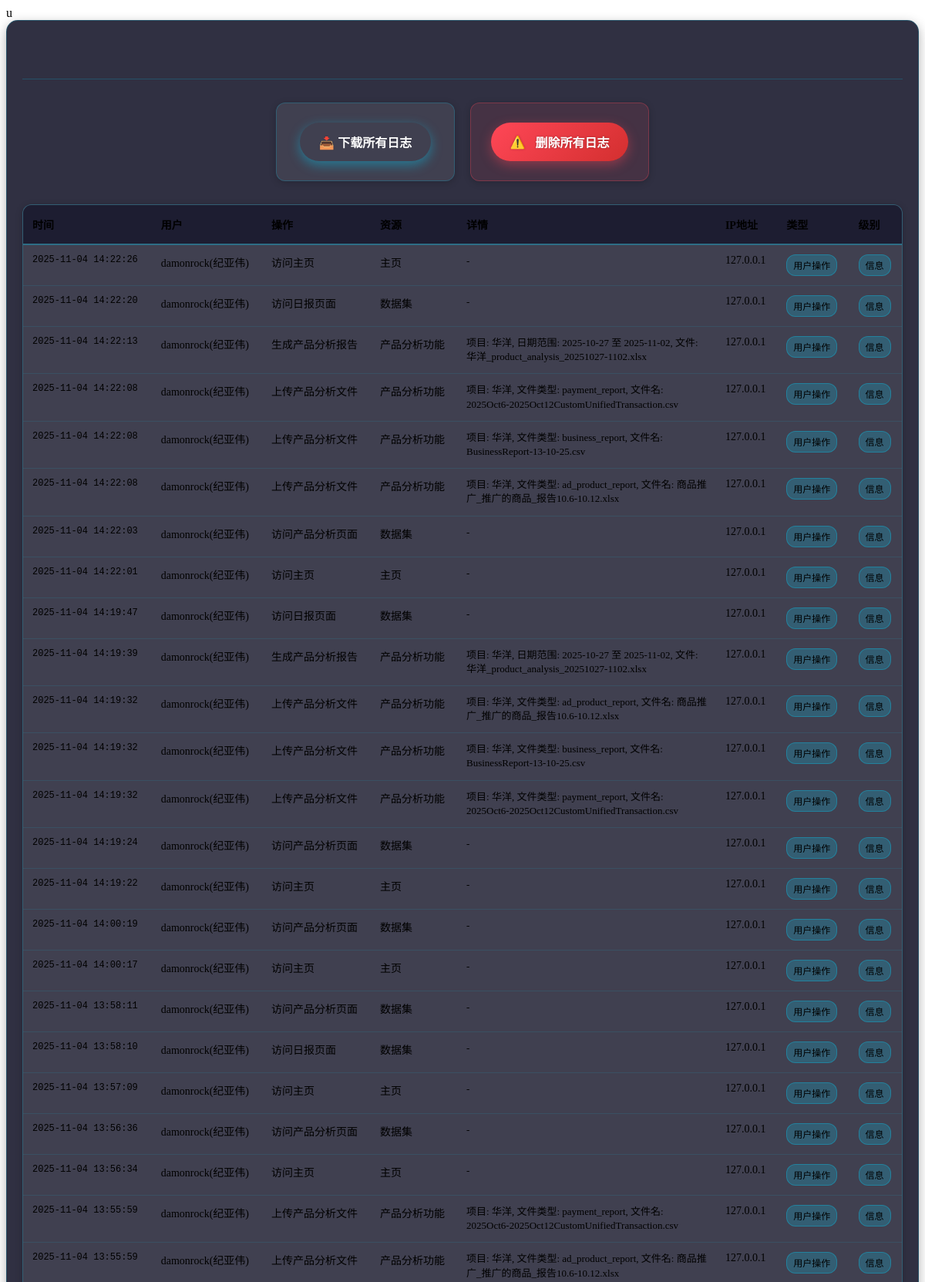
The page /admin/logs (signed in, upper part) on the database its author committed.
### tables this page shows
CREATE TABLE "logs" (
                id INTEGER PRIMARY KEY AUTOINCREMENT,
                timestamp DATETIME DEFAULT (datetime('now', '+8 hours')),
                user_id INTEGER,
                username VARCHAR(50),
                action VARCHAR(100) NOT NULL,
                resource VARCHAR(100),
                details TEXT,
                ip_address VARCHAR(45),
                user_agent TEXT,
                log_type VARCHAR(20) DEFAULT 'user',
                level VARCHAR(10) DEFAULT 'info',
                FOREIGN KEY (user_id) REFERENCES users (id)
            );

### routes/admin.py (the view)
@admin_bp.route('/logs')
@login_required
@admin_required
def view_logs():
    from core.database import get_logs
    log_type = request.args.get('type', '')
    level = request.args.get('level', '')
    limit = int(request.args.get('limit', 100))
    logs = get_logs(
        limit=limit,
        log_type=log_type if log_type else None,
        level=level if level else None
    )
    return render_template('admin/logs_embed.html', logs=logs,
                         current_type=log_type, current_level=level, limit=limit)

### core/auth.py (called while the page is built, shortened)
def is_logged_in():
    return 'username' in session

def login_required(f):
    from functools import wraps
    @wraps(f)
    def decorated_function(*args, **kwargs):
        if not is_logged_in():
            return redirect(url_for('auth.login', next=request.url))
        return f(*args, **kwargs)
    return decorated_function

def admin_required(f):
    from functools import wraps
    @wraps(f)
    def decorated_function(*args, **kwargs):
        if not is_logged_in():
            return redirect(url_for('auth.login', next=request.url))
        return f(*args, **kwargs)
    return decorated_function

### core/database.py (called while the page is built)
def get_logs(limit=100, log_type=None, level=None, user_id=None):
    conn = get_db_connection()
    cursor = conn.cursor()
    query = "SELECT * FROM logs WHERE 1=1"
    params = []
    if log_type:
        query += " AND log_type = ?"
        params.append(log_type)
    if level:
        query += " AND level = ?"
        params.append(level)
    if user_id:
        query += " AND user_id = ?"
        params.append(user_id)
    query += " ORDER BY timestamp DESC LIMIT ?"
    params.append(limit)
    try:
        cursor.execute(query, params)
        logs = cursor.fetchall()
        return logs
    except Exception as e:
        print(f"获取日志失败: {e}")
        return []
    finally:
        conn.close()

### core/database_config.py (called while the page is built)
def get_db_connection():
    conn = sqlite3.connect(DB_PATH)
    conn.execute(f"PRAGMA temp_store = 2")  # 使用临时内存存储
    conn.execute("PRAGMA journal_mode = WAL")  # 使用WAL模式提高并发性能
    def beijing_now():
        """返回当前北京时间"""
        return datetime.strftime(datetime.now(), '%Y-%m-%d %H:%M:%S')
    conn.create_function("beijing_now", 0, beijing_now)
    conn.row_factory = sqlite3.Row  # 使结果可以通过列名访问
    return conn

### templates/admin/logs_embed.html (shortened to what this page needs)
u<div class="logs-management-embed">
    <div class="section-header">
        <h2> 系统日志</h2>
    </div>
    <div class="logs-actions-container">
        <div class="action-card">
            <button id="download-logs-btn" class="download-logs-btn">📥 下载所有日志</button>
        </div>
        <div class="action-card danger-zone">
            <button id="delete-all-logs-btn" class="delete-all-logs-btn">删除所有日志</button>
        </div>
    </div>
    <div class="logs-table-container">
        <table class="logs-table">
            <thead>
                <tr>
                    <th>时间</th>
                    <th>用户</th>
                    <th>操作</th>
                    <th>资源</th>
                    <th>详情</th>
                    <th>IP地址</th>
                    <th>类型</th>
                    <th>级别</th>
                </tr>
            </thead>
            <tbody>
                {% for log in logs %}
                <tr>
                    <td class="timestamp">{{ log.timestamp }}</td>
                    <td>{{ log.username or '-' }}</td>
                    <td>{{ log.action }}</td>
                    <td>{{ log.resource or '-' }}</td>
                    <td class="log-details">{{ log.details or '-' }}</td>
                    <td>{{ log.ip_address or '-' }}</td>
                    <td>
                        <span class="log-type-badge log-type-{{ log.log_type }}">
                            {{ {
                                'user': '用户操作',
                                'system': '系统事件',
                                'security': '安全事件'
                            }.get(log.log_type, log.log_type) }}
                        </span>
                    </td>
                    <td>
                        <span class="log-level-badge log-level-{{ log.level }}">
                            {{ {
                                'debug': '调试',
                                'info': '信息',
                                'warning': '警告',
                                'error': '错误',
                                'critical': '严重'
                            }.get(log.level, log.level) }}
                        </span>
                    </td>
                </tr>
                {% endfor %}
            </tbody>
        </table>
    </div>
</div>

### templates/admin/logs_embed.html (style rules this page uses)
.logs-management-embed { padding: 20px; background: rgba(26, 26, 46, 0.9); border: 1px solid rgba(0, 212, 255, 0.2); border-radius: 15px; box-shadow: 0 5px 15px rgba(0, 0, 0, 0.3); position: relative; }
.section-header { display: flex; justify-content: flex-start; align-items: center; margin-bottom: 30px; padding-bottom: 20px; border-bottom: 1px solid rgba(0, 212, 255, 0.2); }
.section-header h2 { color: var(--text-primary); margin: 0; font-size: 24px; font-weight: 600; background: linear-gradient(135deg, var(--neon-blue) 0%, var(--neon-purple) 100%); -webkit-background-clip: text; -webkit-text-fill-color: transparent; background-clip: text; display: flex; align-items: center; gap: 12px; }
.logs-actions-container { display: flex; gap: 20px; align-items: center; justify-content: center; margin-bottom: 30px; }
.action-card { background: rgba(255, 255, 255, 0.08); border-radius: 12px; padding: 25px; box-shadow: 0 2px 10px rgba(0, 0, 0, 0.2); border: 1px solid rgba(0, 212, 255, 0.2); text-align: center; min-width: 180px; }
.action-card.danger-zone { border: 1px solid rgba(255, 71, 87, 0.3); background: rgba(255, 71, 87, 0.1); }
.download-logs-btn { padding: 15px 25px; background: linear-gradient(135deg, var(--neon-blue) 0%, var(--neon-purple) 100%); color: white; border: none; border-radius: 25px; cursor: pointer; font-weight: 600; font-size: 16px; transition: all var(--transition-normal) ease; box-shadow: 0 5px 15px rgba(0, 212, 255, 0.4); display: inline-flex; align-items: center; gap: 8px; text-shadow: 0 0 2px rgba(0, 0, 0, 0.2); height: 50px; box-sizing: border-box; white-space: nowrap; }
.delete-all-logs-btn { padding: 15px 25px; background: linear-gradient(135deg, #ff4757 0%, #d32f2f 100%); color: white; border: none; border-radius: 25px; cursor: pointer; font-weight: 700; font-size: 16px; transition: all var(--transition-normal) ease; box-shadow: 0 5px 15px rgba(255, 71, 87, 0.4); display: inline-flex; align-items: center; gap: 8px; text-shadow: 0 0 3px rgba(0, 0, 0, 0.3); height: 50px; box-sizing: border-box; white-space: nowrap; position: relative; }
.delete-all-logs-btn::before { content: "⚠️"; margin-right: 5px; animation: pulse 2s infinite; }
.logs-table-container { background: rgba(255, 255, 255, 0.08); border-radius: 12px; overflow: hidden; box-shadow: 0 2px 10px rgba(0, 0, 0, 0.2); border: 1px solid rgba(0, 212, 255, 0.2); margin-bottom: 30px; }
.logs-table { width: 100%; border-collapse: collapse; font-size: 14px; }
.logs-table th { background: rgba(26, 26, 46, 0.9); padding: 15px 12px; text-align: left; font-weight: 600; color: var(--neon-blue); position: sticky; top: 0; z-index: 10; border-bottom: 2px solid rgba(0, 212, 255, 0.3); }
.logs-table td { padding: 12px; border-bottom: 1px solid rgba(0, 212, 255, 0.1); vertical-align: top; color: var(--text-primary); }
.logs-table tbody tr { transition: background-color 0.2s ease; }
.log-level-badge { display: inline-block; padding: 4px 8px; border-radius: 12px; font-size: 12px; font-weight: 500; text-transform: uppercase; }
.log-level-info { background: rgba(0, 212, 255, 0.2); color: var(--neon-blue); border: 1px solid rgba(0, 212, 255, 0.3); }
.log-type-badge { display: inline-block; padding: 4px 8px; border-radius: 12px; font-size: 12px; font-weight: 500; }
.log-type-user { background: rgba(0, 212, 255, 0.2); color: var(--neon-blue); border: 1px solid rgba(0, 212, 255, 0.3); }
.log-details { max-width: 300px; word-wrap: break-word; font-size: 13px; line-height: 1.4; }
.timestamp { font-family: 'Courier New', monospace; font-size: 12px; color: var(--text-secondary); }

### rows shown on the page
logs: timestamp "2025-11-04 14:22:26", username "damonrock(纪亚伟)", action "访问主页", resource "主页", details "-", ip_address "127.0.0.1", log_type "用户操作", level "信息"
logs: timestamp "2025-11-04 14:22:20", username "damonrock(纪亚伟)", action "访问日报页面", resource "数据集", details "-", ip_address "127.0.0.1", log_type "用户操作", level "信息"
logs: timestamp "2025-11-04 14:22:13", username "damonrock(纪亚伟)", action "生成产品分析报告", resource "产品分析功能", details "项目: 华洋, 日期范围: 2025-10-27 至 2025-11-02, 文件: 华洋_product_analysis_20251027-1102.xlsx", ip_address "127.0.0.1", log_type "用户操作", level "信息"
logs: timestamp "2025-11-04 14:22:08", username "damonrock(纪亚伟)", action "上传产品分析文件", resource "产品分析功能", details "项目: 华洋, 文件类型: payment_report, 文件名: 2025Oct6-2025Oct12CustomUnifiedTransaction.csv", ip_address "127.0.0.1", log_type "用户操作", level "信息"
logs: timestamp "2025-11-04 14:22:08", username "damonrock(纪亚伟)", action "上传产品分析文件", resource "产品分析功能", details "项目: 华洋, 文件类型: business_report, 文件名: BusinessReport-13-10-25.csv", ip_address "127.0.0.1", log_type "用户操作", level "信息"
logs: timestamp "2025-11-04 14:22:08", username "damonrock(纪亚伟)", action "上传产品分析文件", resource "产品分析功能", details "项目: 华洋, 文件类型: ad_product_report, 文件名: 商品推广_推广的商品_报告10.6-10.12.xlsx", ip_address "127.0.0.1", log_type "用户操作", level "信息"
logs: timestamp "2025-11-04 14:22:03", username "damonrock(纪亚伟)", action "访问产品分析页面", resource "数据集", details "-", ip_address "127.0.0.1", log_type "用户操作", level "信息"
logs: timestamp "2025-11-04 14:22:01", username "damonrock(纪亚伟)", action "访问主页", resource "主页", details "-", ip_address "127.0.0.1", log_type "用户操作", level "信息"
logs: timestamp "2025-11-04 14:19:47", username "damonrock(纪亚伟)", action "访问日报页面", resource "数据集", details "-", ip_address "127.0.0.1", log_type "用户操作", level "信息"
logs: timestamp "2025-11-04 14:19:39", username "damonrock(纪亚伟)", action "生成产品分析报告", resource "产品分析功能", details "项目: 华洋, 日期范围: 2025-10-27 至 2025-11-02, 文件: 华洋_product_analysis_20251027-1102.xlsx", ip_address "127.0.0.1", log_type "用户操作", level "信息"
logs: timestamp "2025-11-04 14:19:32", username "damonrock(纪亚伟)", action "上传产品分析文件", resource "产品分析功能", details "项目: 华洋, 文件类型: ad_product_report, 文件名: 商品推广_推广的商品_报告10.6-10.12.xlsx", ip_address "127.0.0.1", log_type "用户操作", level "信息"
logs: timestamp "2025-11-04 14:19:32", username "damonrock(纪亚伟)", action "上传产品分析文件", resource "产品分析功能", details "项目: 华洋, 文件类型: business_report, 文件名: BusinessReport-13-10-25.csv", ip_address "127.0.0.1", log_type "用户操作", level "信息"
logs: timestamp "2025-11-04 14:19:32", username "damonrock(纪亚伟)", action "上传产品分析文件", resource "产品分析功能", details "项目: 华洋, 文件类型: payment_report, 文件名: 2025Oct6-2025Oct12CustomUnifiedTransaction.csv", ip_address "127.0.0.1", log_type "用户操作", level "信息"
logs: timestamp "2025-11-04 14:19:24", username "damonrock(纪亚伟)", action "访问产品分析页面", resource "数据集", details "-", ip_address "127.0.0.1", log_type "用户操作", level "信息"
logs: timestamp "2025-11-04 14:19:22", username "damonrock(纪亚伟)", action "访问主页", resource "主页", details "-", ip_address "127.0.0.1", log_type "用户操作", level "信息"
logs: timestamp "2025-11-04 14:00:19", username "damonrock(纪亚伟)", action "访问产品分析页面", resource "数据集", details "-", ip_address "127.0.0.1", log_type "用户操作", level "信息"
logs: timestamp "2025-11-04 14:00:17", username "damonrock(纪亚伟)", action "访问主页", resource "主页", details "-", ip_address "127.0.0.1", log_type "用户操作", level "信息"
logs: timestamp "2025-11-04 13:58:11", username "damonrock(纪亚伟)", action "访问产品分析页面", resource "数据集", details "-", ip_address "127.0.0.1", log_type "用户操作", level "信息"
logs: timestamp "2025-11-04 13:58:10", username "damonrock(纪亚伟)", action "访问日报页面", resource "数据集", details "-", ip_address "127.0.0.1", log_type "用户操作", level "信息"
logs: timestamp "2025-11-04 13:57:09", username "damonrock(纪亚伟)", action "访问主页", resource "主页", details "-", ip_address "127.0.0.1", log_type "用户操作", level "信息"
logs: timestamp "2025-11-04 13:56:36", username "damonrock(纪亚伟)", action "访问产品分析页面", resource "数据集", details "-", ip_address "127.0.0.1", log_type "用户操作", level "信息"
logs: timestamp "2025-11-04 13:56:34", username "damonrock(纪亚伟)", action "访问主页", resource "主页", details "-", ip_address "127.0.0.1", log_type "用户操作", level "信息"
logs: timestamp "2025-11-04 13:55:59", username "damonrock(纪亚伟)", action "上传产品分析文件", resource "产品分析功能", details "项目: 华洋, 文件类型: payment_report, 文件名: 2025Oct6-2025Oct12CustomUnifiedTransaction.csv", ip_address "127.0.0.1", log_type "用户操作", level "信息"
logs: timestamp "2025-11-04 13:55:59", username "damonrock(纪亚伟)", action "上传产品分析文件", resource "产品分析功能", details "项目: 华洋, 文件类型: ad_product_report, 文件名: 商品推广_推广的商品_报告10.6-10.12.xlsx", ip_address "127.0.0.1", log_type "用户操作", level "信息"
